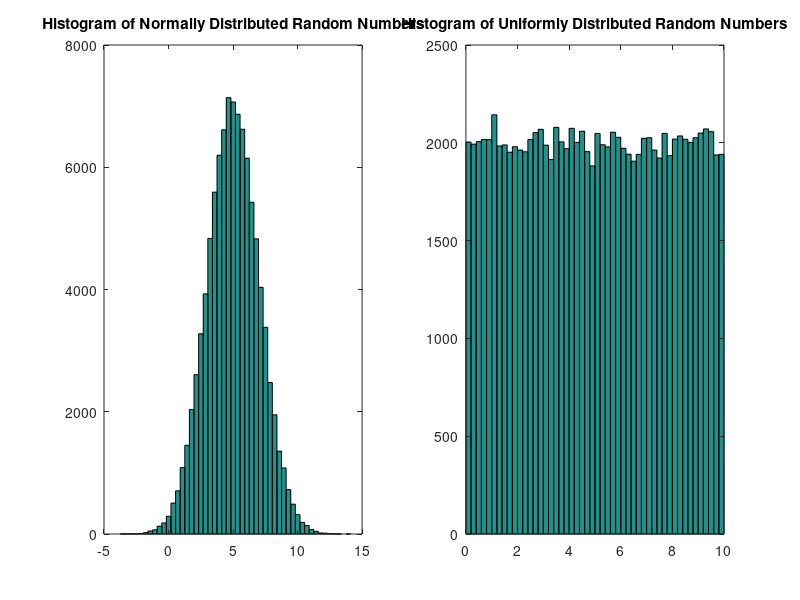

Here is the MATLAB script that generated this plot:
% Part a
normal_random_numbers = normrnd(5.0, 2.0, [1, 100000]);

% Part b
uniform_random_numbers = rand(1, 100000) * 10;

% Part c
mean_normal = mean(normal_random_numbers);
std_normal = std(normal_random_numbers);

mean_uniform = mean(uniform_random_numbers);
std_uniform = std(uniform_random_numbers);

fprintf('Normal: mean = %.2f, std = %.2f\n', mean_normal, std_normal);
fprintf('Uniform: mean = %.2f, std = %.2f\n', mean_uniform, std_uniform);

% Part d
figure;
subplot(1, 2, 1);
hist(normal_random_numbers, 50);
title('Histogram of Normally Distributed Random Numbers');

subplot(1, 2, 2);
hist(uniform_random_numbers, 50);
title('Histogram of Uniformly Distributed Random Numbers');

saveas(gcf, 'random_numbers_histograms.png');

